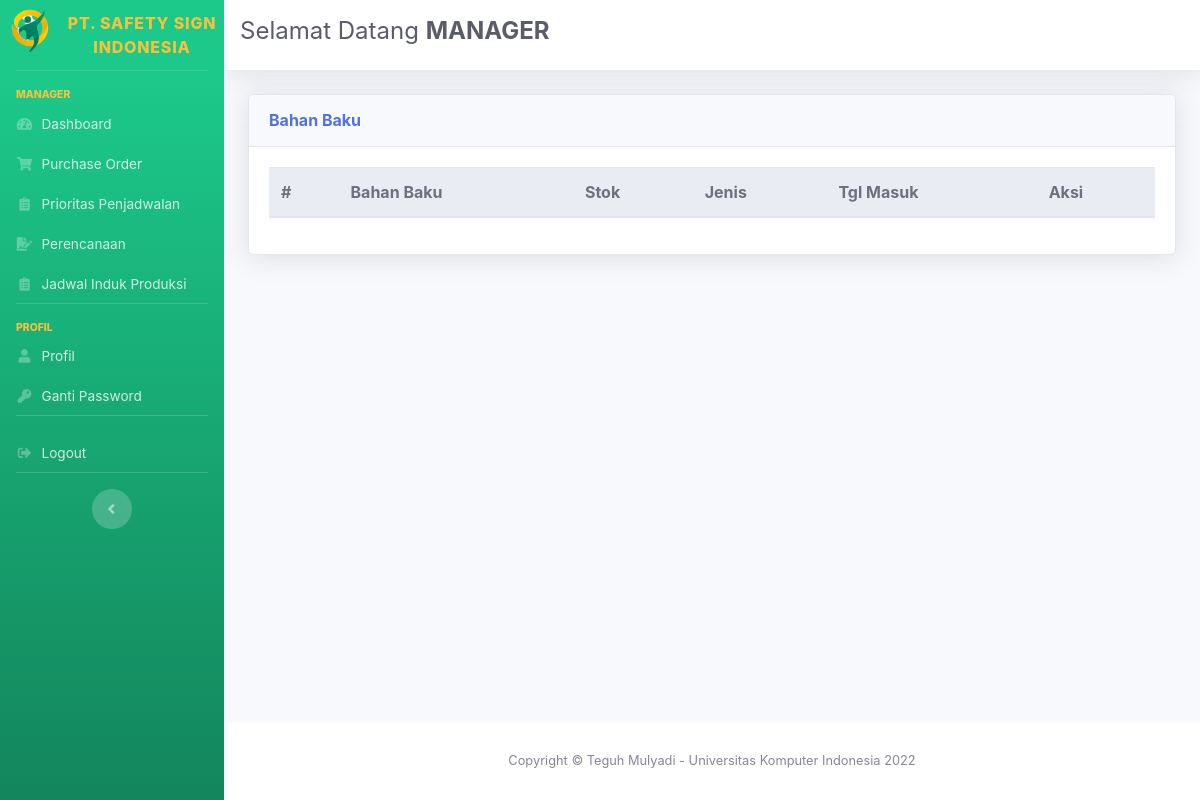
/manager/index.php?menu=bahan_baku&action=tampil (signed in), run on an earlier commit of the app's database.
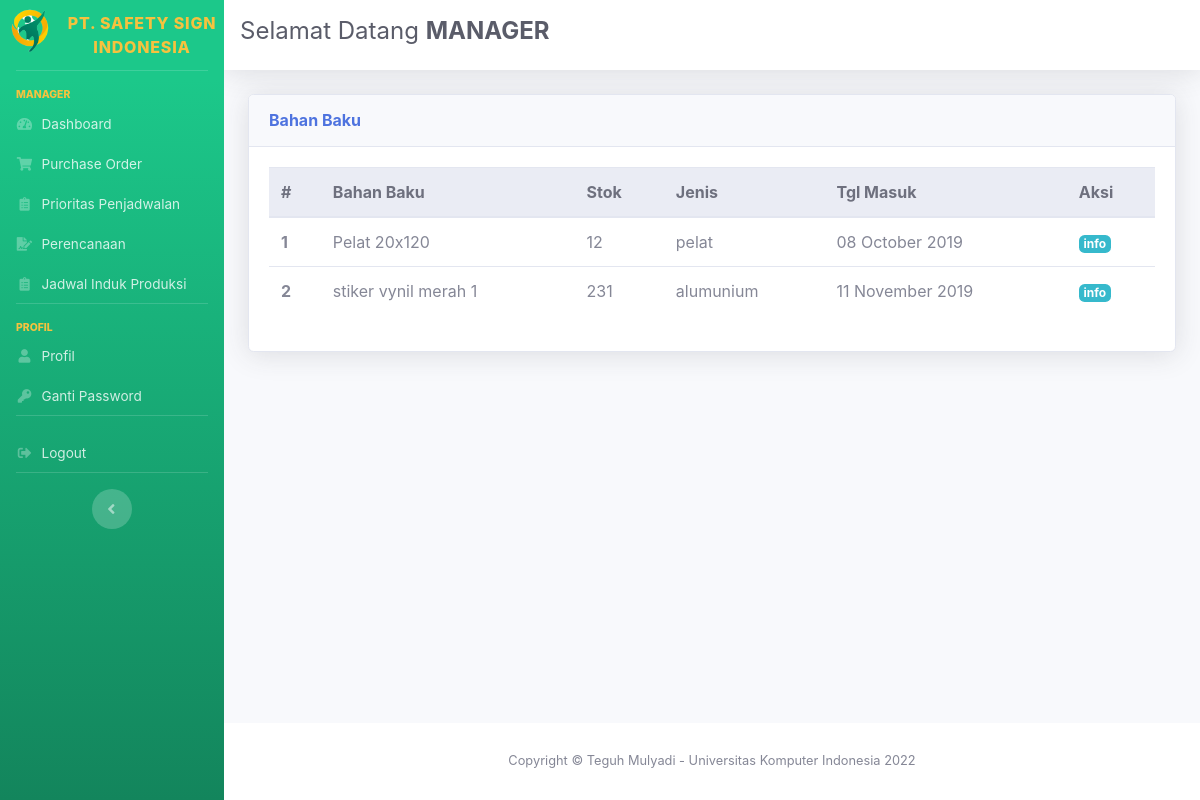
And on a later commit of the database.
### tables this page shows
CREATE TABLE `tbl_bahan_baku` (
  `id_bahan_baku` int(11) NOT NULL,
  `id_jenis_bahan_baku` int(11) NOT NULL,
  `nama_bahan_baku` varchar(75) NOT NULL,
  `stok` int(11) NOT NULL,
  `tgl_masuk` date NOT NULL
);

CREATE TABLE `tbl_jenis_bahan_baku` (
  `id_jenis_bahan_baku` int(11) NOT NULL,
  `nama_jenis_bahan_baku` varchar(128) NOT NULL
);

### manager/tampil_data_bahan_baku.php (the view)
<?php
include 'config.php';
$sql = "SELECT * FROM tbl_bahan_baku
        JOIN tbl_jenis_bahan_baku ON tbl_bahan_baku.id_jenis_bahan_baku=tbl_jenis_bahan_baku.id_jenis_bahan_baku
        ORDER BY tbl_bahan_baku.id_bahan_baku ASC";
$hasil = mysqli_query($con, $sql);
?>
<div class="card shadow mb-4">
    <div class="card-header py-3">
        <h6 class="m-0 font-weight-bold text-primary">Bahan Baku</h6>
    </div>
    <div class="card-body">
        <div class="table-responsive">
            <table class="table table-hover" id="dataTable" width="100%" cellspacing="0">
                <thead class="thead-light">
                    <tr>
                        <th>#</th>
                        <th>Bahan Baku</th>
                        <th>Stok</th>
                        <th>Jenis</th>
                        <th>Tgl Masuk</th>
                        <th>Aksi</th>
                    </tr>
                </thead>
                <tbody>
                    <?php
                    $i = 1;
                    while ($row = mysqli_fetch_assoc($hasil)) {
                        ?>
                        <tr>
                            <th scope="row"><?= $i++ ?></th>
                            <td><?= $row['nama_bahan_baku']; ?></td>
                            <td><?= $row['stok']; ?></td>
                            <td><?= $row['nama_jenis_bahan_baku']; ?></td>
                            <td><?= date(('d F Y'), strtotime($row['tgl_masuk'])); ?></td>
                            <td>
                                <a href="?menu=bahan_baku&action=detail&id=<?= $row['id_bahan_baku'] ?>" class="badge badge-info">info</a>
                            </td>
                        </tr>
                    <?php }
                    ?>
                </tbody>
            </table>
        </div>
    </div>
</div>

What changed in the data, as far as the page shows it:
added tbl_bahan_baku: nama_bahan_baku "Pelat 20x120", stok "12", id_jenis_bahan_baku.nama_jenis_bahan_baku "pelat", tgl_masuk "08 October 2019"
added tbl_bahan_baku: nama_bahan_baku "stiker vynil merah 1", stok "231", id_jenis_bahan_baku.nama_jenis_bahan_baku "alumunium", tgl_masuk "11 November 2019"
